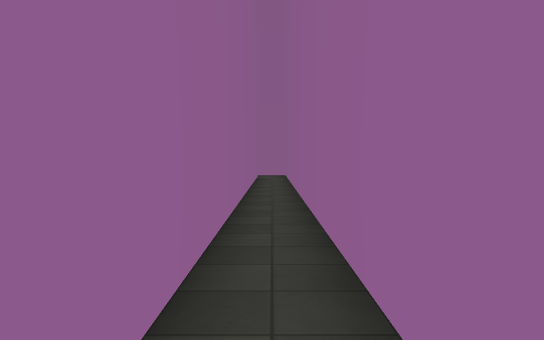
view 1 (above)

16 first-person views from a walk through a level from a Godot 3-D game. The camera is 1.4 m above the floor, tilts 2° down and sees 70° across. The floor is counted in squares, 2 m on a side. Each view is taken from the middle of a square. On the plan, view 1 faces up. The plan holds only what a view shows up to about 11 squares ahead; the rest is blank. Surface patterns are stand-ins for the level's own textures.

view 2
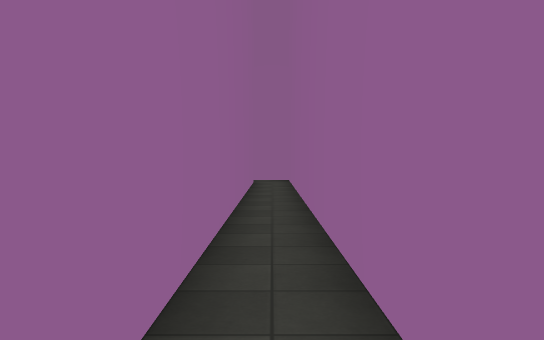

view 3
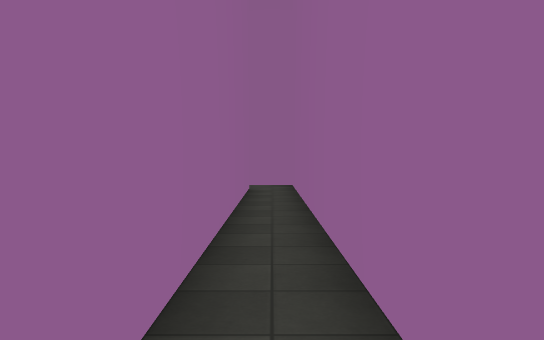

view 4
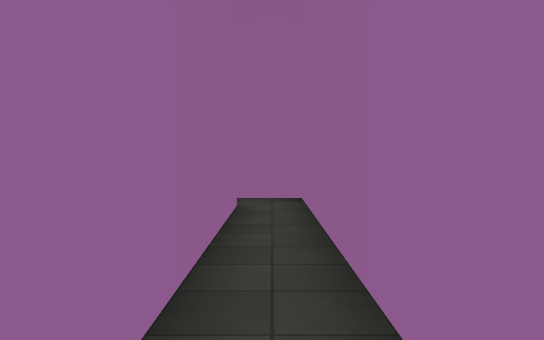

view 5
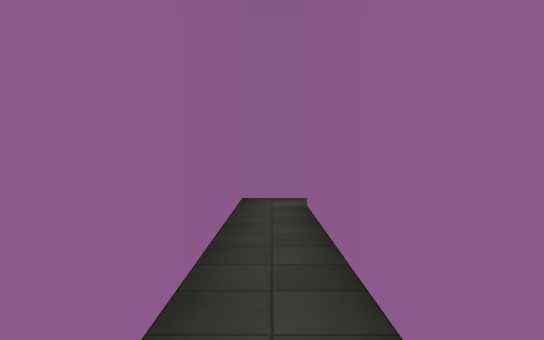

view 6
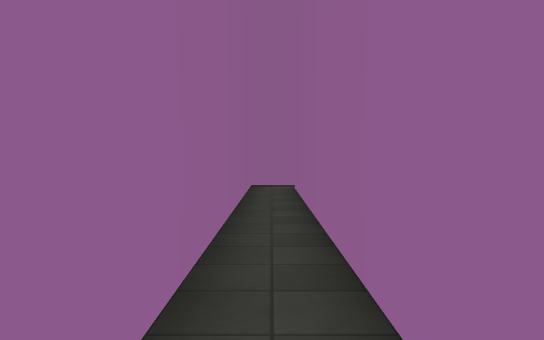

view 7
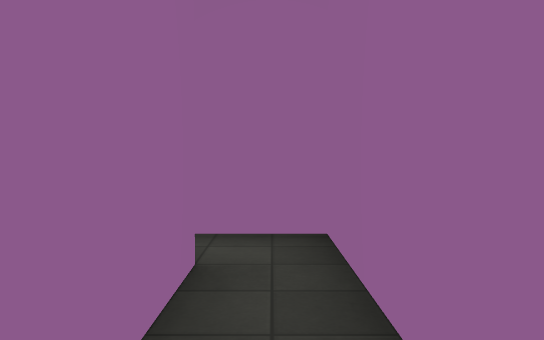

view 8
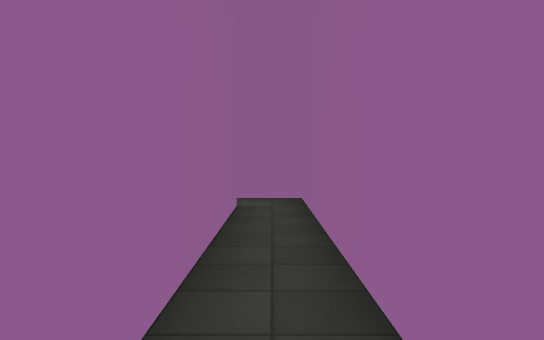

view 9
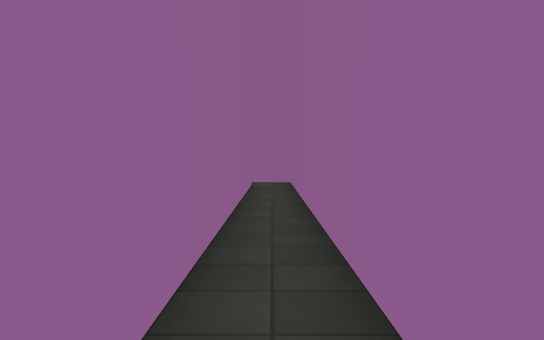

view 10
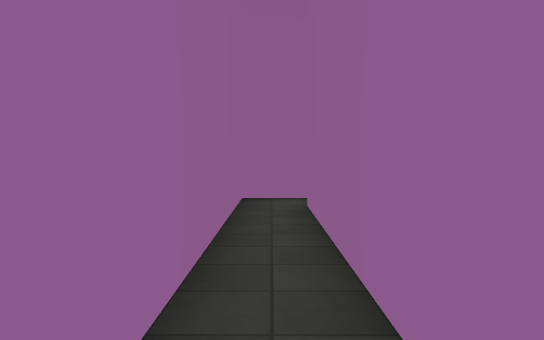

view 11
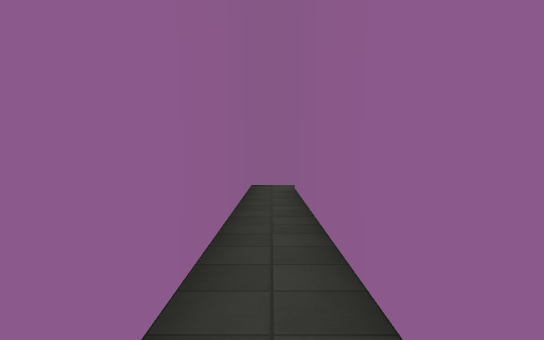

view 12
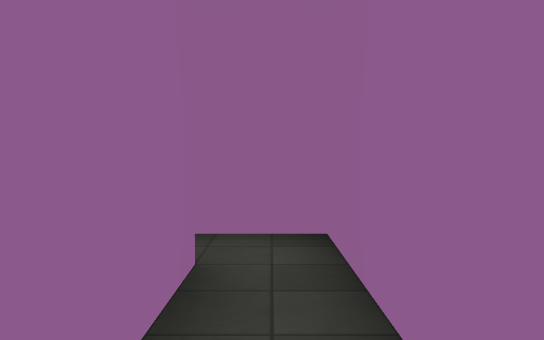

view 13
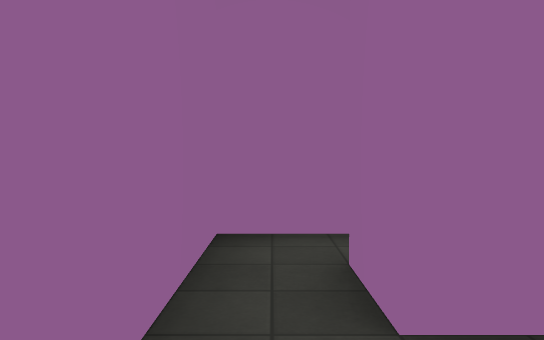

view 14
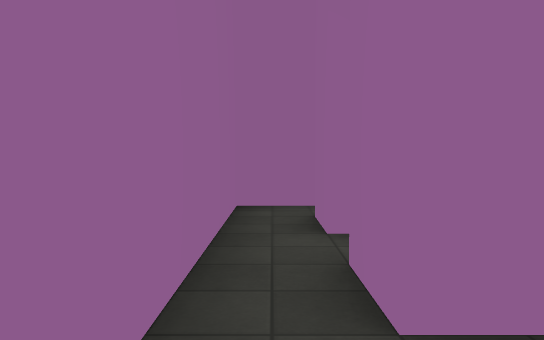

view 15
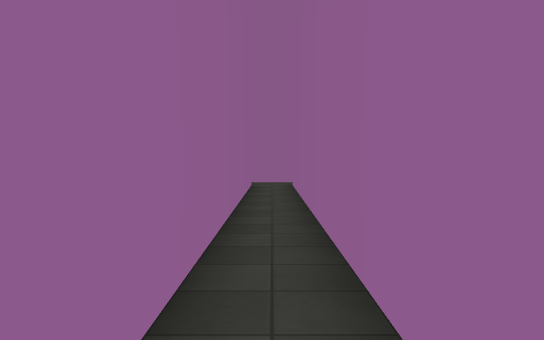

view 16
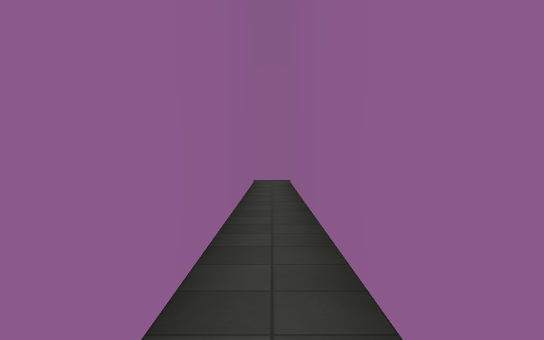

### Floor plan
Points are (right, up) in squares from view 1. A wall is a line through its corners. A room is listed if a view was taken in it or the views show most of it. See-through windows are left out.
Room 1 (views 1, 2, 3, 4, 5, 6, 7, 8, 10, 11)
walls: (-1.5, 13.5) (-0.5, 13.5) (-0.5, 0.5) (-9.5, 0.5); (-9.5, -0.5) (0.5, -0.5) (0.5, 14.5) (-1.5, 14.5)
ways out: opening at (-9, 0) to room 2; opening at (-1, 14) to room 3
Room 2 (views 9, 12)
walls: (-10.5, 2.4) (-10.5, -0.5) (-9.5, -0.5); (-9.5, 0.5) (-9.5, 2.4)
ways out: opening at (-9, 0) to room 1
Room 3 (views 13, 15, 16)
walls: (-1.5, 3.6) (-1.5, 13.5); (-3.5, 13.5) (-2.5, 13.5) (-2.5, 3.6); (-1.5, 14.5) (-3.4, 14.5)
ways out: opening at (-1, 14) to room 1; opening at (-3, 14) to room 4
Room 4 (view 14)
walls: (-3.4, 14.5) (-4.4, 14.5)
ways out: opening at (-3, 14) to room 3; opening at (-4, 13)

Where each view was taken, in squares from view 1:
view 1: 0 up, 0 right, facing up
view 2: 3 up, 0 right, facing up
view 3: 5 up, 0 right, facing up
view 4: 8 up, 0 right, facing up
view 5: 6 up, 0 right, facing down
view 6: 9 up, 0 right, facing down
view 7: 0 up, 3 left, facing right
view 8: 0 up, 6 left, facing right
view 9: 0 up, 10 left, facing right
view 10: 0 up, 4 left, facing left
view 11: 0 up, 1 left, facing left
view 12: 3 up, 10 left, facing down
view 13: 14 up, 3 left, facing right
view 14: 14 up, 5 left, facing right
view 15: 4 up, 2 left, facing up
view 16: 3 up, 2 left, facing up
